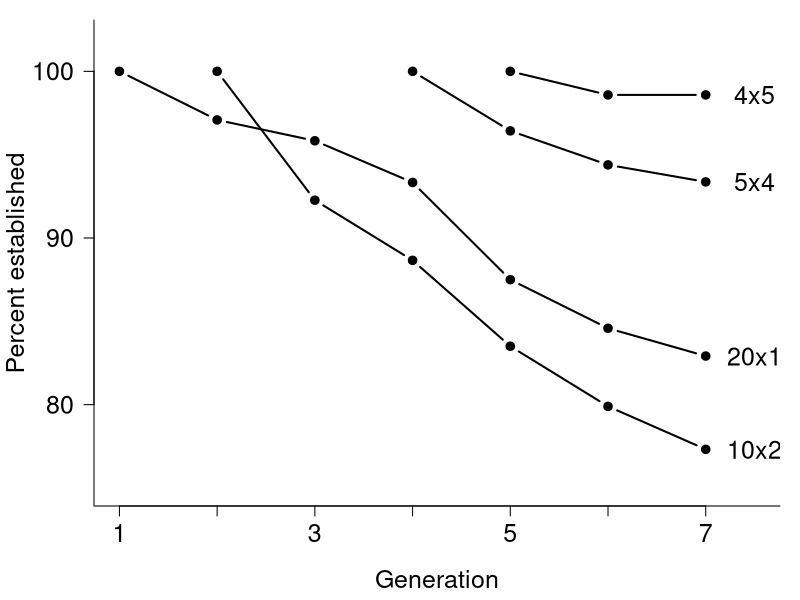
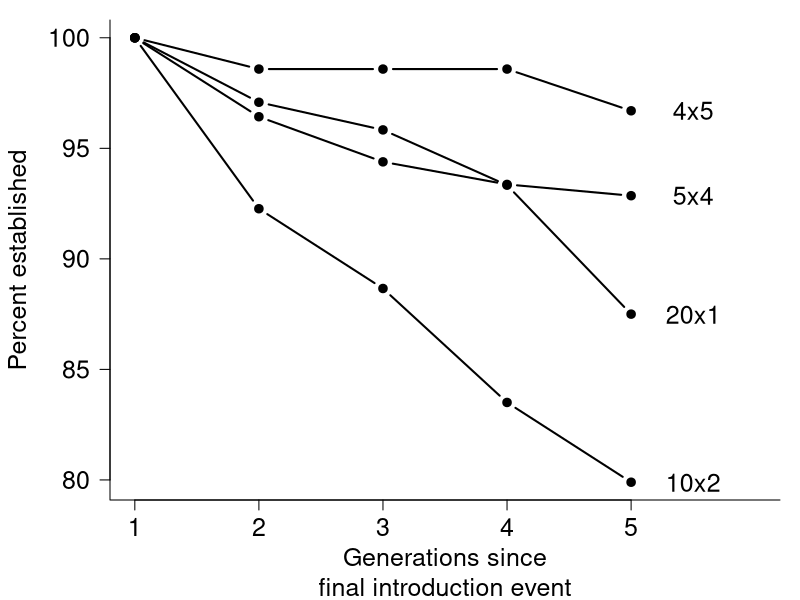

R code for these plots, in order:
### Title: establishment-through-time

#### Load libraries ####
# Clear environment if necessary
# rm(list=ls())

library(tidyr)
library(dplyr)
library(viridis)

#### Read experiment data ####
b <- read.csv("data/clean-establishment-data.csv", stringsAsFactors = FALSE) %>%
  filter(gap == FALSE) %>%
  select(ID, size, number, extant1, extant2, extant3, extant4, extant5, extant6, extant7, extant8, extant9) %>%
  gather(key = generation, value = extant, -c(1, 2, 3)) %>%
  group_by(size, number, generation) %>%
  summarize(establish_prop = mean(extant)) %>%
  spread(key = generation, value = establish_prop) %>%
  mutate(intro_regime = paste(size, number, sep = "x")) %>%
  ungroup() %>%
  arrange(number) %>%
  select(12, 3:11) %>%
  as.data.frame()
b

# Set the time points where populations were sustained by additinoal introductions to NA so they don't plot
b[2, 2] <- NA
b[3, 2:4] <- NA
b[4, 2:5] <- NA

#### Through 7 generations ####
pdf("figures/experiment-time-series-establishment-proportion-absolute-time-type-seven-generations.pdf", height=5, width=6)
par(mar = c(4.7, 4.7, 1, 1), family = "Helvetica", mgp = c(3.3, 1, 0))

matplot(x = 1:7, y = 100 * t(b[, c(-1, -9, -10)]), 
        lty = 1, 
        pch = 19, 
        lwd = 2, 
        col = 1, 
        type = "b", 
        xlab = "Generation", 
        ylab = "Percent established", 
        xaxt = "n", 
        yaxt = "n", 
        xlim = c(1, 7.5), 
        ylim = c(75, 102),
        bty = "L",
        cex.lab = 1.5)

axis(side = 1, at = 1:7, labels = c(1, NA, 3, NA, 5, NA, 7), cex.axis = 1.5)
axis(side = 2, at = c(80, 90, 100), las = 1, cex.axis = 1.5)

text(x = 7.5, y = 100 * b[, 8], labels = b[, 1], cex = 1.5)

dev.off()

#### Through all 9 generations ####
# pdf("figures/experiment-time-series-establishment-proportion-absolute-time-type.pdf", height=5, width=6)
# par(mar = c(4.7, 4.7, 1, 1), family = "Helvetica", mgp = c(3.3, 1, 0))
# 
# matplot(x = 1:9, y = 100*t(b[, -1]), 
#         lty = 1, 
#         pch = 19, 
#         lwd = 2, 
#         col = 1, 
#         type = "b", 
#         xlab = "Generation", 
#         ylab = "Percent established", 
#         xaxt = "n", 
#         yaxt = "n", 
#         xlim = c(1, 10.5), 
#         ylim = c(69, 102),
#         bty = "L",
#         cex.lab = 1.5)
# 
# axis(side = 1, at = 1:9, labels = c(1, NA, 3, NA, 5, NA, 7, NA, 9), cex.axis = 1.5)
# axis(side = 2, at = c(70, 80, 90, 100), las = 1, cex.axis = 1.5)
# 
# text(x = 10, y = 100 * b[, ncol(b)], labels = b[, 1], cex = 1.5)
# 
# dev.off()


#### Establishment when assessed at relative time points ####

b <- read.csv("data/clean-establishment-data.csv", stringsAsFactors = FALSE) %>%
  filter(gap == FALSE) %>%
  select(ID, size, number, extant_1_after, extant_2_after, extant_3_after, extant_4_after, extant_5_after) %>%
  gather(key = generation, value = extant, -c(1, 2, 3)) %>%
  group_by(size, number, generation) %>%
  summarize(establish_prop = mean(extant)) %>%
  spread(key = generation, value = establish_prop) %>%
  mutate(intro_regime = paste(size, number, sep = "x")) %>%
  ungroup() %>%
  arrange(number) %>%
  select(ncol(.), 3:(ncol(.)-1)) %>%
  as.data.frame()
b

pdf("figures/experiment-time-series-establishment-proportion-relative-time-type.pdf", height=5, width=6)
par(mar = c(5, 5.5, 1, 1), family = "Helvetica", mgp = c(4, 1, 0))

matplot(x = 1:5, y = 100*t(b[, -1]), 
        lty = 1, 
        pch = 19, 
        lwd = 2, 
        col = 1, 
        type = "b", 
        xlab = "Generations since\nfinal introduction event", 
        ylab = "Percent established", 
        xaxt = "n", 
        yaxt = "n", 
        xlim = c(1, 6), 
        bty = "L",
        cex.lab = 1.5)

axis(side = 1, at = 1:5, cex.axis = 1.5)
axis(side = 2, las = 1, cex.axis = 1.5)
text(x = 5.5, y = 100 * b[, ncol(b)], labels = b[, 1], cex = 1.5)
dev.off()
